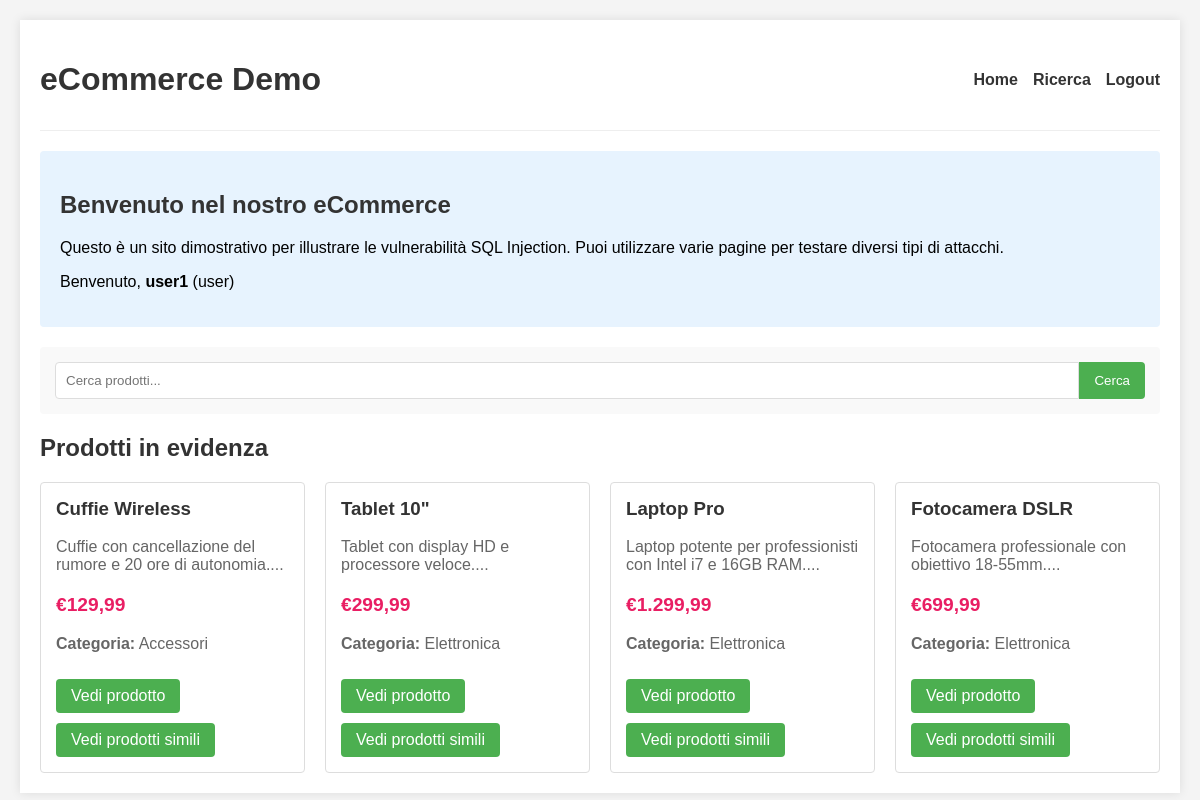
Screenshot of /index.php (signed in) with the database file from the repository.
### tables this page shows
CREATE TABLE IF NOT EXISTS products (
    id INT AUTO_INCREMENT PRIMARY KEY,
    name VARCHAR(100) NOT NULL,
    description TEXT,
    price DECIMAL(10, 2) NOT NULL,
    category VARCHAR(50) NOT NULL,
    stock INT DEFAULT 0,
    image_url VARCHAR(255),
    created_at TIMESTAMP DEFAULT CURRENT_TIMESTAMP
);

### html/index.php (the view, shortened to what this page needs)
<?php
require_once 'config.php';
$query = "SELECT * FROM products ORDER BY RAND() LIMIT 4";
try {
        $featured_products = mysqli_query($conn, $query);
    } catch (Exception $e) {
        $error = $e->getMessage();
    }
?>
<!DOCTYPE html>
<html lang="it">
<head>
</head>
<body>
    <div class="container">
        <div class="header">
            <h1>eCommerce Demo</h1>
            <div class="nav">
                <a href="index.php">Home</a>
                <a href="search.php">Ricerca</a>
                <?php if (isset($_SESSION['user_id'])): ?>
                    <a href="logout.php">Logout</a>
                <?php else: ?>
                    <a href="login.php">Login</a>
                    <a href="register.php">Registrati</a>
                <?php endif; ?>
            </div>
        </div>
        <div class="welcome">
            <h2>Benvenuto nel nostro eCommerce</h2>
            <p>Questo è un sito dimostrativo per illustrare le vulnerabilità SQL Injection. Puoi utilizzare varie pagine per testare diversi tipi di attacchi.</p>
            <?php if (isset($_SESSION['user_id'])): ?>
                <p>Benvenuto, <strong><?php echo htmlspecialchars($_SESSION['username']); ?></strong> (<?php echo htmlspecialchars($_SESSION['user_role']); ?>)</p>
            <?php endif; ?>
        </div>
        <form action="search.php" method="GET" class="search-box">
            <input type="text" name="search" placeholder="Cerca prodotti...">
            <button type="submit">Cerca</button>
        </form>
        <h2>Prodotti in evidenza</h2>
        <div class="featured-products">
            <?php while ($product = mysqli_fetch_assoc($featured_products)): ?>
                <div class="product-card">
                    <h3><?php echo $product['name']; ?></h3>
                    <p><?php echo substr($product['description'], 0, 100) . '...'; ?></p>
                    <p class="price">€<?php echo number_format($product['price'], 2, ',', '.'); ?></p>
                    <p><strong>Categoria:</strong> <?php echo $product['category']; ?></p>
                    <a href="search.php?search=<?php echo urlencode($product['name']); ?>&link=product" class="btn" id="btn-product" > Vedi prodotto</a>
                    <a href="search.php?category=<?php echo urlencode($product['category']); ?>&link=similar" class="btn" id="btn-similar" > Vedi prodotti simili</a>
                </div>
            <?php endwhile; ?>
        </div>
    </div>
</body>
</html>

### html/index.php (style rules this page uses)
body { font-family: Arial, sans-serif; margin: 0; padding: 20px; background-color: #f4f4f4; }
.container { max-width: 1200px; margin: 0 auto; background: white; padding: 20px; box-shadow: 0 0 10px rgba(0,0,0,0.1); }
.header { display: flex; justify-content: space-between; align-items: center; margin-bottom: 20px; padding-bottom: 10px; border-bottom: 1px solid #eee; }
h1, h2 { color: #333; }
.nav { display: flex; gap: 15px; }
.nav a { text-decoration: none; color: #333; font-weight: bold; }
.welcome { background: #e7f3fe; padding: 20px; border-radius: 4px; margin-bottom: 20px; }
.search-box { background: #f9f9f9; padding: 15px; border-radius: 4px; margin-bottom: 20px; display: flex; }
.search-box input { flex: 1; padding: 10px; border: 1px solid #ddd; border-radius: 4px 0 0 4px; }
.search-box button { padding: 10px 15px; background: #4CAF50; color: white; border: none; border-radius: 0 4px 4px 0; cursor: pointer; }
.featured-products { display: grid; grid-template-columns: repeat(auto-fill, minmax(250px, 1fr)); gap: 20px; margin-top: 20px; }
.product-card { border: 1px solid #ddd; border-radius: 4px; padding: 15px; transition: transform 0.3s; }
.product-card h3 { margin-top: 0; color: #333; }
.product-card p { color: #666; }
.product-card .price { font-weight: bold; color: #e91e63; font-size: 1.2em; }
.btn { display: inline-block; padding: 8px 15px; background: #4CAF50; color: white; text-decoration: none; border-radius: 4px; margin-top: 10px; margin-right: 5px; }

### rows the page displays
products: name "Cuffie Wireless", description "Cuffie con cancellazione del rumore e 20 ore di autonomia.", price "129,99", category "Accessori"
products: name "Tablet 10\"", description "Tablet con display HD e processore veloce.", price "299,99", category "Elettronica"
products: name "Laptop Pro", description "Laptop potente per professionisti con Intel i7 e 16GB RAM.", price "1.299,99", category "Elettronica"
products: name "Fotocamera DSLR", description "Fotocamera professionale con obiettivo 18-55mm.", price "699,99", category "Elettronica"

### other values shown
$_SESSION['username'] "user1"
$_SESSION['user_role'] "user"
